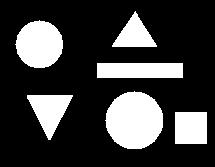
%> input picture self/S7_23052025/binary_objects.jpg, 215 x 167 px
$ octave Ex7_2.m   (GNU Octave 9; MATLAB toolbox functions it lacks are replaced by stand-ins)
%> lines starting %> are read from the running program, lines starting %| are printed output that depends on the picture
% Erosion
clear, clc, close all;
%%%%%%%%%%%%%%%%%%%%%%%%%%%%%%%%%%%%%%%%
pkg load image;
%load test image
img = imread('binary_objects.jpg');
%> img is the input picture: size 167x215 uint8; min 0, max 255, mean 61.4

%perform dialtion with some different structuring element (SEs)

%a. small disk with redius = 5
se1 = strel('disk', 5, 0);
BW1 = imerode(img, se1);
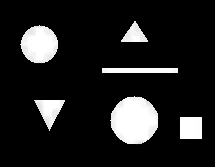
%> BW1: size 167x215 uint8; min 0, max 255, mean 31.5

%b. large disk with redius = 15
se2 = strel('disk', 15, 0);
BW2 = imerode(img, se2);
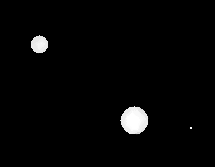
%> BW2: size 167x215 uint8; min 0, max 255, mean 5.6

%c. square with side - 7
se3 = strel('square', 7);
BW3 = imerode(img, se3);
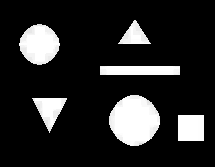
%> BW3: size 167x215 uint8; min 0, max 255, mean 39.1

%d. rectangle with dimentions = [5 10]
se4 = strel('rectangle', [5 10]);
BW4 = imerode(img, se4);

%e. diamond with radius = 4
se5 = strel('diamond', 4);
BW5 = imerode(img, se5);

%f. line with length = 10, inclided angle = 45
se6 = strel('line', 10, 45);
BW6 = imerode(img, se6);

%plot images
FS = 15; %fontsize of caption
figure(1), clf;
subplot(2,3,1), imshow(BW1), title('Small disk', "fontsize", FS);
subplot(2,3,2), imshow(BW2), title('Large disk', "fontsize", FS);
subplot(2,3,3), imshow(BW3), title('Square', "fontsize", FS);
subplot(2,3,4), imshow(BW4), title('Rectangle', "fontsize", FS);
subplot(2,3,5), imshow(BW5), title('Diamond', "fontsize", FS);
subplot(2,3,6), imshow(BW6), title('Line', "fontsize", FS);
saveas(1, 'Erode.jpg');
